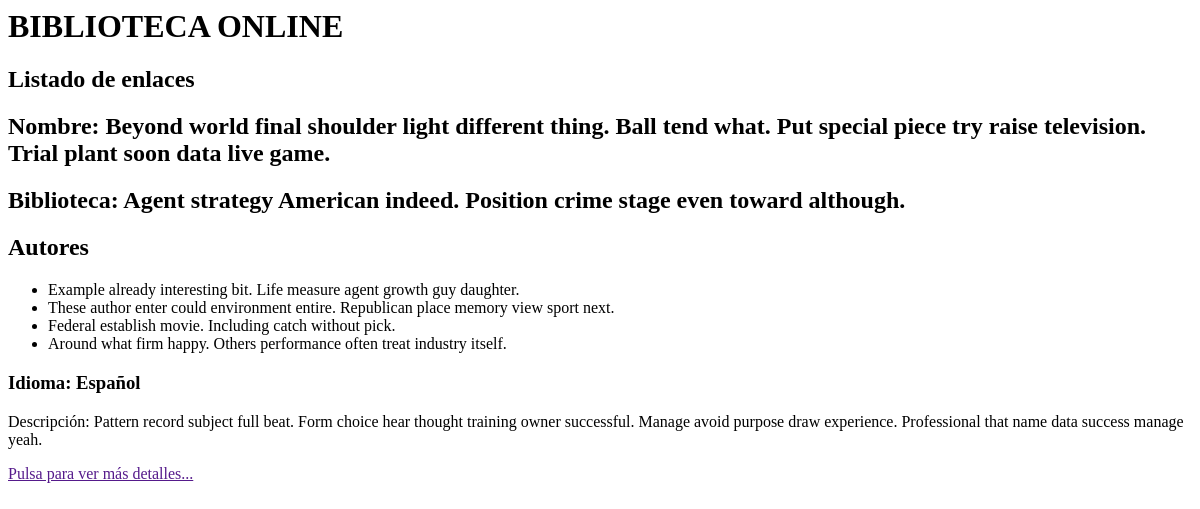
Before: /libros/20 with the older database file.
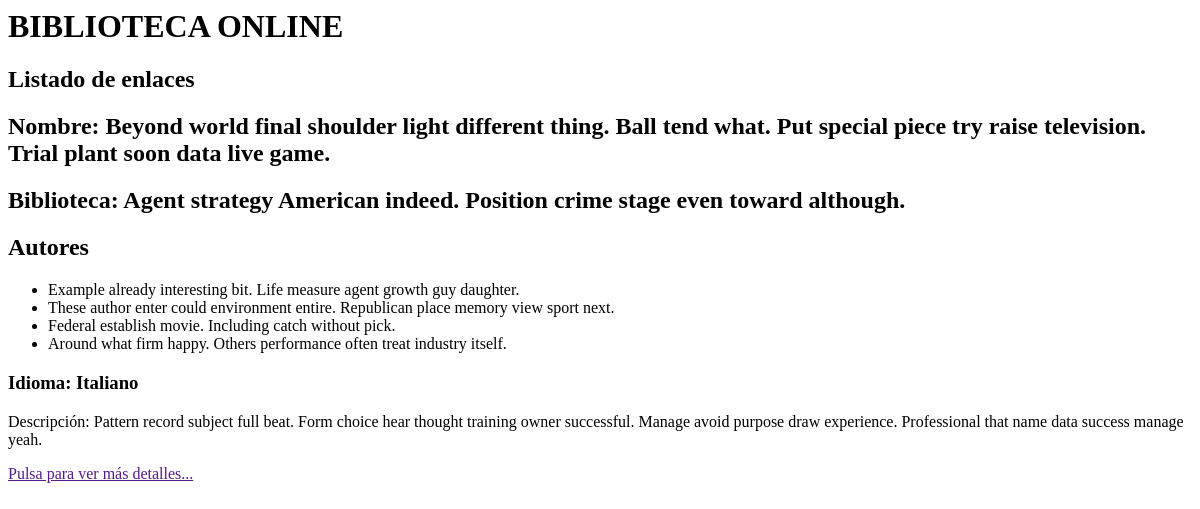
After: the same page with the newer database file.
### biblioteca/models.py (models this page shows)
class Libro(models.Model):
    IDIOMAS = [
        ('ES','Español'),
        ('EN','Ingles'),
        ('FR','Francés'),
        ('IT','Italiano'),
    ]
    nombre = models.CharField(max_length=200)
    idioma = models.CharField(
                            max_length=2,
                            choices = IDIOMAS,
                            default='ES',
    )
    isbn = models.TextField(max_length=50,unique=True)
    GENEROS = [
        ('Te','Terror'),
        ('CF','Ciencia Ficción'),
        ('Po','Poesía'),
        ('Mi','Mitología'),
        ('Te','Teatro'),
    ]
    genero = models.CharField(
                                max_length=20,
                                choices=GENEROS,
                                default='Po',
    )
    descripcion = models.TextField()
    fecha_publicacion = models.DateField()
    biblioteca = models.ForeignKey(Biblioteca,on_delete=models.CASCADE)
    autores = models.ManyToManyField(Autor)

class Biblioteca(models.Model):
    nombre = models.CharField(max_length=100)
    direccion = models.TextField()
    fecha_Creacion = models.DateField(null=True,blank=True)
    telefono = models.IntegerField(null=True,blank=True)

### biblioteca/views.py (the view)
# urls.py: path('libros/<int:id_libro>', views.dame_libro, name="dame_libro"),
def dame_libro(request,id_libro):
    libro = Libro.objects.select_related("biblioteca").prefetch_related("autores").get(id = id_libro)
    return render(request,'libro/libro.html',{"libro_mostrar":libro})

### biblioteca/templates/libro/libro.html
<html>
    <head></head>
    <body>
        <h1>BIBLIOTECA ONLINE</h1>
        <h2>Listado de enlaces</h2>
        <div>
            <h2>Nombre: {{ libro_mostrar.nombre }}</h2>
            <h2>Biblioteca: {{ libro_mostrar.biblioteca.nombre }}</h2>
            <h2>Autores</h2>
            <ul>
                {% for autor in libro_mostrar.autores.all%}
                    <li>{{autor.nombre}}
                {% endfor%}
            </ul>
            <h3>Idioma: {{ libro_mostrar.get_idioma_display}}</h3>
            <p> Descripción: {{libro_mostrar.descripcion}}</p>
            <a href="">Pulsa para ver más detalles...</a>
    </body>
</html>

Changed rows visible on the page:
changed Libro "Agent strategy American indeed. Position crime stage even toward although.": idioma "Español" → "Italiano"
